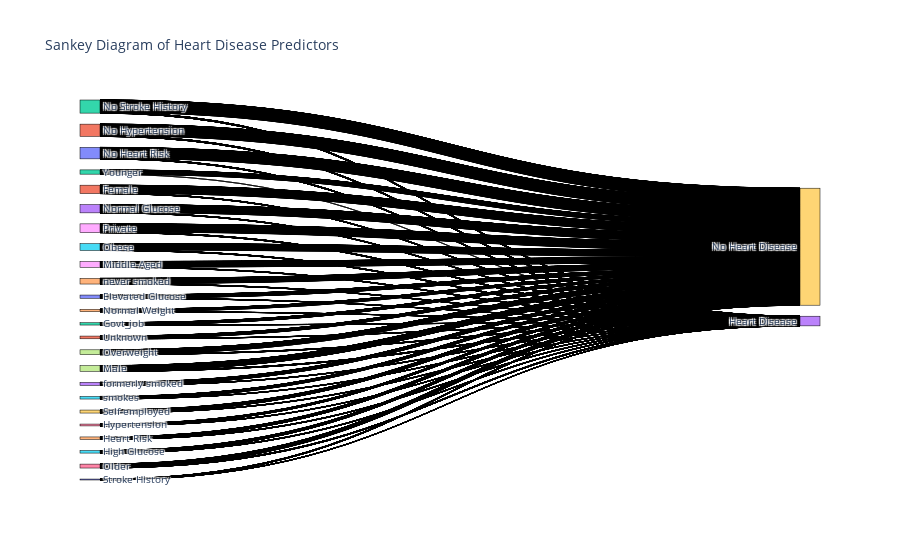

Source (notebook cell):
### Code cell
import plotly.graph_objects as go
import pandas as pd


df_hd = df_heart_disease_full.copy()

# Create bins for age
bins_age = [df_hd['age'].min() - 1, 45, 65, df_hd['age'].max() + 1]
labels_age = ['Younger', 'Middle-Aged', 'Older']
df_hd['age_group'] = pd.cut(df_hd['age'], bins=bins_age, labels=labels_age, right=False).astype(str)

# Create bins for bmi
bins_bmi = [df_hd['bmi'].min() - 1, 18.5, 25, 30, df_hd['bmi'].max() + 1]
labels_bmi = ['Underweight', 'Normal Weight', 'Overweight', 'Obese']
df_hd['bmi_group'] = pd.cut(df_hd['bmi'], bins=bins_bmi, labels=labels_bmi, right=False).astype(str)

# Create bins for avg_glucose_level
bins_glucose = [df_hd['avg_glucose_level'].min() - 1, 100, 150, df_hd['avg_glucose_level'].max() + 1]
labels_glucose = ['Normal Glucose', 'Elevated Glucose', 'High Glucose']
print(f"Glucose Bins: {bins_glucose}")
df_hd['glucose_level'] = pd.cut(df_hd['avg_glucose_level'], bins=bins_glucose, labels=labels_glucose, right=False).astype(str)

# Simplify heart risk
df_hd['heart_risk_simplified'] = df_hd['heart_risk'].map({0: 'No Heart Risk', 1: 'Heart Risk'}).astype(str)

# Simplify hypertension
df_hd['hypertension_simplified'] = df_hd['hypertension'].map({0: 'No Hypertension', 1: 'Hypertension'}).astype(str)

# Simplify stroke
df_hd['stroke_simplified'] = df_hd['stroke'].map({0: 'No Stroke History', 1: 'Stroke History'}).astype(str)

# Simplify gender
df_hd['gender_simplified'] = df_hd['gender'].astype(str)

# Simplify work type
df_hd['work_type_simplified'] = df_hd['work_type'].astype(str)

# Simplify smoking status
df_hd['smoking_status_simplified'] = df_hd['smoking_status'].astype(str)

# Create a Sankey Diagram
sankey_data = {
    'source': [],
    'target': [],
    'value': [],
    'label': []
}

# Nodes (unique categories)
nodes = sorted(list(df_hd['age_group'].unique()) +
               list(df_hd['bmi_group'].unique()) +
               list(df_hd['glucose_level'].unique()) +
               list(df_hd['heart_risk_simplified'].unique()) +
               list(df_hd['hypertension_simplified'].unique()) +
               list(df_hd['stroke_simplified'].unique()) +
               list(df_hd['gender_simplified'].unique()) +
               list(df_hd['work_type_simplified'].unique()) +
               list(df_hd['smoking_status_simplified'].unique()) +
               ['No Heart Disease', 'Heart Disease'])
sankey_data['label'] = nodes

# Links (flows)
unique_age = df_hd['age_group'].unique()
unique_bmi = df_hd['bmi_group'].unique()
unique_glucose = df_hd['glucose_level'].unique()
unique_heart_risk = df_hd['heart_risk_simplified'].unique()
unique_hypertension = df_hd['hypertension_simplified'].unique()
unique_stroke = df_hd['stroke_simplified'].unique()
unique_gender = df_hd['gender_simplified'].unique()
unique_work_type = df_hd['work_type_simplified'].unique()
unique_smoking = df_hd['smoking_status_simplified'].unique()

for age in unique_age:
    for bmi in unique_bmi:
        for glucose in unique_glucose:
            for heart_risk in unique_heart_risk:
                for hypertension in unique_hypertension:
                    for stroke in unique_stroke:
                        for gender in unique_gender:
                            for work_type in unique_work_type:
                                for smoking in unique_smoking:
                                    for heart_disease in [0, 1]:
                                        count = len(df_hd[
                                            (df_hd['age_group'] == age) &
                                            (df_hd['bmi_group'] == bmi) &
                                            (df_hd['glucose_level'] == glucose) &
                                            (df_hd['heart_risk_simplified'] == heart_risk) &
                                            (df_hd['hypertension_simplified'] == hypertension) &
                                            (df_hd['stroke_simplified'] == stroke) &
                                            (df_hd['gender_simplified'] == gender) &
                                            (df_hd['work_type_simplified'] == work_type) &
                                            (df_hd['smoking_status_simplified'] == smoking) &
                                            (df_hd['heart_disease'] == heart_disease)
                                        ])
                                        if count > 0:
                                            source_nodes = [
                                                nodes.index(age),
                                                nodes.index(bmi),
                                                nodes.index(glucose),
                                                nodes.index(heart_risk),
                                                nodes.index(hypertension),
                                                nodes.index(stroke),
                                                nodes.index(gender),
                                                nodes.index(work_type),
                                                nodes.index(smoking)
                                            ]
                                            target_node = nodes.index('Heart Disease') if heart_disease == 1 else nodes.index('No Heart Disease')

                                            for source in source_nodes:
                                                sankey_data['source'].append(source)
                                                sankey_data['target'].append(target_node)
                                                sankey_data['value'].append(count)

# Create the Sankey Diagram
fig = go.Figure(data=[go.Sankey(
    node=dict(
        pad=15,
        thickness=20,
        line=dict(color="black", width=0.5),
        label=sankey_data['label']
    ),
    link=dict(
        source=sankey_data['source'],
        target=sankey_data['target'],
        value=sankey_data['value']
    ))])

fig.update_layout(title_text="Sankey Diagram of Heart Disease Predictors", font_size=10)
fig.show()

### Figure 1 — Plotly figure (JSON) as saved in the notebook; plotly's stock layout.template omitted (floating-point values rounded to 4 significant figures; data arrays with more than 128 entries replaced by an {"elided": "..."} marker saying what was removed)
{"data": [{"link": {"source": {"elided": "9459 int values"}, "target": {"elided": "9459 int values"}, "value": {"elided": "9459 int values"}}, "node": {"label": ["Elevated Glucose", "Female", "Govt_job", "Heart Disease", "Heart Risk", "High Glucose", "Hypertension", "Male", "Middle-Aged", "No Heart Disease", "No Heart Risk", "No Hypertension", "No Stroke History", "Normal Glucose", "Normal Weight", "Obese", "Older", "Overweight", "Private", "Self-employed", "Stroke History", "Unknown", "Younger", "formerly smoked", "never smoked", "smokes"], "line": {"color": "black", "width": 0.5}, "pad": 15, "thickness": 20}, "type": "sankey"}], "layout": {"font": {"size": 10}, "title": {"text": "Sankey Diagram of Heart Disease Predictors"}}}
